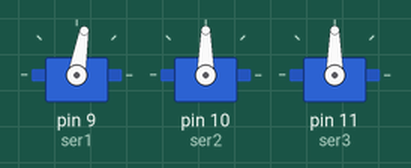
Recording of a sketch running on a simulated Arduino Uno, built with avr-gcc and run on an emulated ATmega328P. Parts: 3 × servo.

Above: at 0.05 s.
At 4.2 s:
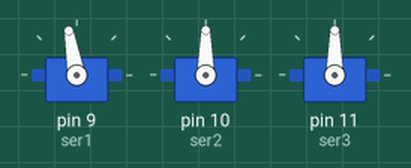
Timing chart, 0 to 5.5 s (numbered marks = the images above):
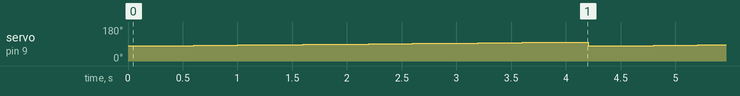

Measured:
- by itself, servo on pin 9 (ser1): ramps from 80° to 100° and jumps back, once every 4.2 s

The sketch:

Initial_J.ino
```cpp
#include<Servo.h> // include server library
Servo ser1; // create servo object to control a servo
Servo ser2;
Servo ser3;
int poser1 = 80; // initial position of servo 1
int poser2 = 80; // initial position of servo 2
int poser3 = 80; // initial position of servo 3
int val;

void setup() {
  ser1.attach(9);// servo 1 is connected at pin 9
  ser2.attach(10); //servo 2 is connected at pin 10
  ser3.attach(11); //servo 3 is connected at pin 11
  val = 1;
}

void loop() {
  if(val == 1) {
    //move servo 1
    for (poser1 = 80; poser1 <= 100; poser1 += 1) { // goes from 0 degrees to 180 degrees
      // in steps of 1 degree
      ser1.write(poser1);              // tell servo to go to position in variable 'pos'
      delay(200);                       // waits 15ms for the servo to reach the position
    }
     for (poser1 = 80; poser1 <= 100; poser1 += 1) { // goes from 0 degrees to 180 degrees
      // in steps of 1 degree
      ser1.write(poser1);              // tell servo to go to position in variable 'pos'
      delay(200);                       // waits 15ms for the servo to reach the position
    }
    for (poser1 = 80; poser1 <= 100; poser1 += 1) { // goes from 0 degrees to 180 degrees
      // in steps of 1 degree
      ser1.write(poser1);              // tell servo to go to position in variable 'pos'
      delay(200);                       // waits 15ms for the servo to reach the position
    }


    for (poser1 = 80; poser1 >= 100; poser1 -= 1) { // goes from 180 degrees to 0 degrees
      ser1.write(poser1);             // tell servo to go to position in variable 'pos'
      delay(200);                       // waits 15ms for the servo to reach the position
    }


  }
}
```
